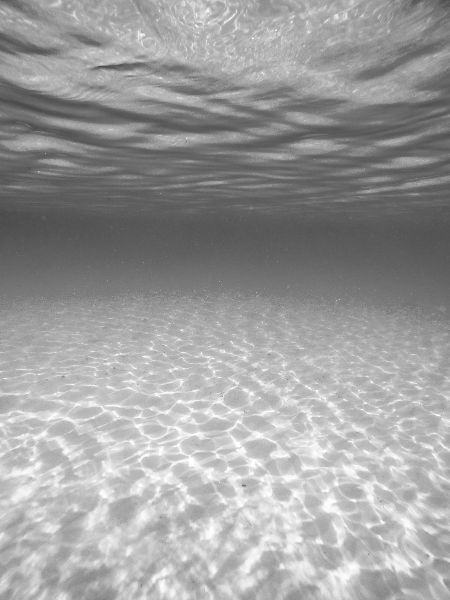
#> input picture Imagens/agua2.png, 450 x 600 px, found by its file name
$ python exemplo7.py
#> lines starting #> are read from the running program, lines starting #| are printed output that depends on the picture
import cv2
import numpy as np
from matplotlib import pyplot as plt


Ifundo = cv2.imread('Imagens/agua2.png', cv2.IMREAD_GRAYSCALE)
#> Ifundo is the input picture: shape (600, 450); min 69, max 255, mean 157.2
plt.figure()
plt.imshow(Ifundo, cmap='gray')

Ipeixes = cv2.imread('Imagens/peixes2.png',cv2.IMREAD_GRAYSCALE)
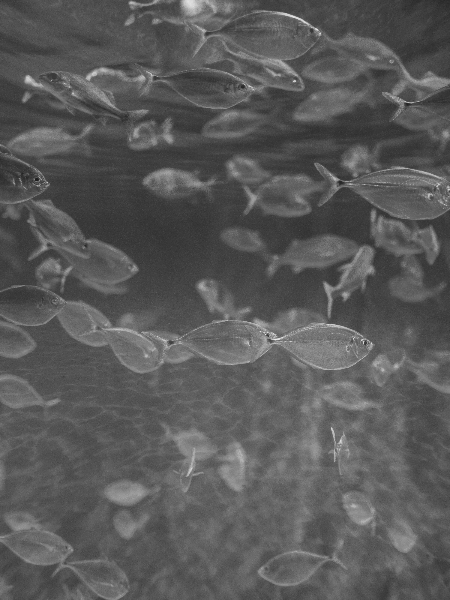
#> input picture Imagens/peixes2.png, 450 x 600 px, found by its file name
#> Ipeixes is the input picture: shape (600, 450); min 30, max 234, mean 89.4
plt.figure()
plt.imshow(Ipeixes, cmap='gray')
plt.show()

#fusão das imagens

alfa = 0.3
I3 = Ifundo * alfa + Ipeixes * (1 - alfa)
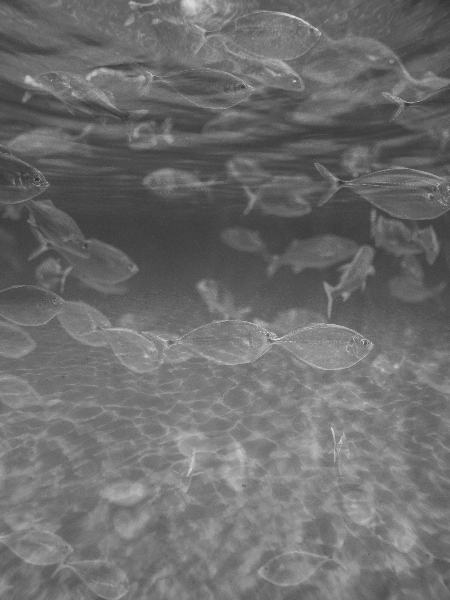
#> I3: shape (600, 450) float64; min 50.4, max 225, mean 109.7
I3 = np.uint8(I3)
plt.figure()
plt.imshow(I3, cmap='gray')
plt.show()
